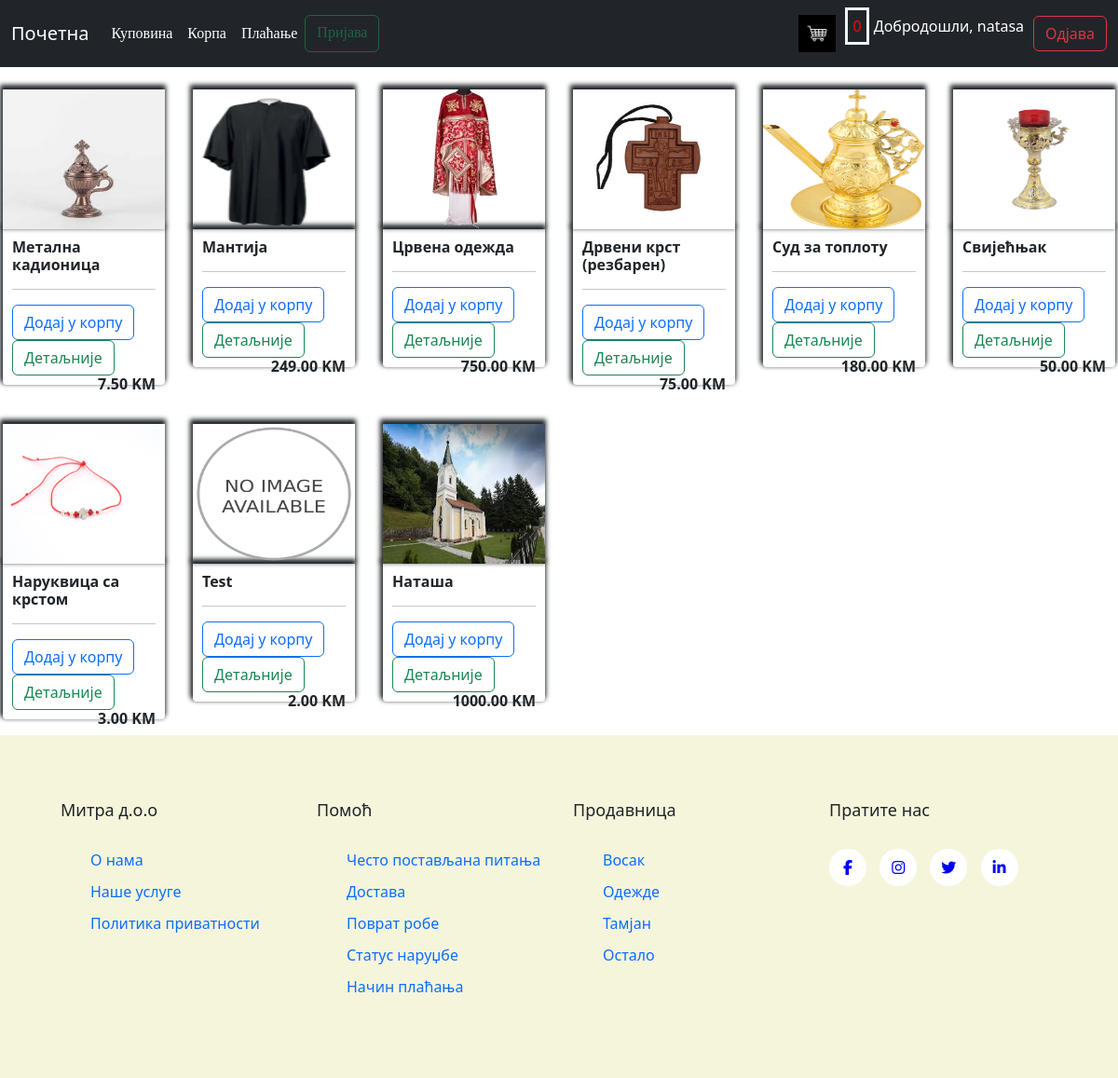
The page /store/ (signed in) on the database its author committed.
### store/models.py (models this page shows, shortened)
class Product(models.Model):
    name = models.CharField(max_length=200, null=True)
    price = models.FloatField()
    digital = models.BooleanField(default=False, null=True, blank=True)
    image = models.ImageField(null=True, blank=True)

### store/views.py (the view)
# urls.py: path('', include('store.urls')),
def store(request):
    products = Product.objects.all()
    context = {'products':products}
    return render(request, 'store/store.html', context)

### store/templates/store/store.html
{%extends 'store/base.html'%}
{%load static%}
{%block content%}
<div class="row">
    {%for product in products%}
    <div class="col-lg-2" style="padding-left: 15px; padding-right: 15px;">
        <br>
        {%if product.image%}
        <img class="thumbnail" src="{{product.image.url}}">
        {%else%}
        <img class="thumbnail" src="{%static 'images/no_image.png'%}">
        {%endif%}
        <div class="box-element product">
            <h6><strong>{{product.name}}</strong></h6>
            <hr>
            <button data-product="{{product.id}}" data-action="add" class="btn btn-outline-primary add-btn update-cart">Додај у корпу</button>
            <a class="btn btn-outline-success" href="#">Детаљније</a>
            <h4 style="float: right; font-size: medium;"><strong>{{product.price|floatformat:2}} KM</strong></h4>
        </div>
    </div>
    {%endfor%}
</div>
{%endblock content%}

### store/templates/store/base.html (shortened to what this page needs)
<!DOCTYPE html>
{%load static%}
<html>
    <head>
        <link rel="stylesheet" href="https://cdn.jsdelivr.net/npm/bootstrap@5.3.2/dist/css/bootstrap.min.css">
        <link rel="stylesheet" type="text/css" href="{%static 'css/main.css'%}">
        <link rel="stylesheet" type="text/css" href="{%static 'css/footer.css'%}">
        <link rel="stylesheet" type="text/css" href="{%static 'css/cart.css'%}">
        <link rel="stylesheet" type="text/css" href="{%static 'css/checkout.css'%}">
        <link rel="stylesheet" href="https://cdnjs.cloudflare.com/ajax/libs/font-awesome/6.5.2/css/all.min.css">
    </head>
    <body>
        <nav class="navbar navbar-expand-lg navbar-dark bg-dark";">
            <div class="container-fluid">
                <a class="navbar-brand" href="{%url 'home'%}">Почетна</a>
                <div class="collapse navbar-collapse" id="navbarSupportedContent">
                    <div class="navbar-nav me-auto mb-2 mb-lg-0">
                        <li class="nav-item">
                            <a class="nav-link active" aria-current="page" href="{%url 'store'%}">Куповина</a>
                        </li>
                      <li class="nav-item">
                        {%if user.is_authenticated%}
                        <a class="nav-link active" aria-current="page" href="{%url 'cart'%}">Корпа</a>
                        {%else%}
                        <a class="nav-link disabled" aria-current="page" href="{%url 'cart'%}">Корпа</a>
                        {%endif%}
                      </li>
                      <li class="nav-item">
                        {%if user.is_authenticated%}
                        <a class="nav-link active" aria-current="page" href="{%url 'checkout'%}">Плаћање</a>
                        {%else%}
                        <a class="nav-link disabled" aria-current="page" href="{%url 'checkout'%}">Плаћање</a>
                        {%endif%}
                      </li>
                      {%if user.is_authenticated%}
                        <a class="btn btn-outline-success disabled" href="{%url 'login'%}" >Пријава</a></p>
                        {%else%}
                        <a class="btn btn-outline-success active" href="{%url 'login'%}" >Пријава</a></p>
                        {%endif%}
            </div>
            {%if user.is_authenticated%}
            <a href="{%url 'cart'%}">
                <img id="cart-icon" src="{%static 'images/cart.jpg'%}" height="40" width="40" style="margin-right: 10px;">
                </a>
                <p style="color: red;margin-right:5px;padding: 5px; border-style:solid; border-color: aliceblue;" id="cart-total">0</p>
            {%endif%}
            {%if user.is_authenticated%}
            <p style="color: white;">Добродошли, {{user.username }} </p>
            {%endif%}
            {%if user.is_authenticated%}
            <a href="{%url 'odjava'%}" class="btn btn-outline-danger" style="margin-left: 10px;">Одјава</a></p >
            {%endif%}
            </div>
                </div>
        </nav>
        {%block content%}
        {%endblock content%}
        <footer class="footer";">
            <div class="container">
                <div class="row">
                    <div class="footer-col">
                        <h4>Митра д.о.о</h4>
                        <ul>
                            <li><a href="#">О нама</a></li>
                            <li><a href="#">Наше услуге</a></li>
                            <li><a href="#">Политика приватности</a></li>
                        </ul>
                    </div>
                    <div class="footer-col">
                        <h4>Помоћ</h4>
                        <ul>
                            <li><a href="#">Често постављанa питања</a></li>
                            <li><a href="#">Достава</a></li>
                            <li><a href="#">Поврат робе</a></li>
                            <li><a href="#">Статус наруџбе</a></li>
                            <li><a href="#">Начин плаћања</a></li>
                        </ul>
                    </div>
                    <div class="footer-col">
                        <h4>Продавница</h4>
                        <ul>
                            <li><a href="#">Восак</a></li>
                            <li><a href="#">Одежде</a></li>
                            <li><a href="#">Тамјан</a></li>
                            <li><a href="#">Остало</a></li>
                        </ul>
                    </div>
                    <div class="footer-col">
                        <h4>Пратите нас</h4>
                        <div class="social-links">
                            <a href="http://facebook.com/crkva.reljevo"><i class="fab fa-facebook-f"></i></a>
                            <a href="http://instagram.com"><i class="fab fa-instagram"></i></a>
                            <a href="http://twitter.com"><i class="fab fa-twitter"></i></a>
                            <a href="http://linkedin.com"><i class="fab fa-linkedin-in"></i></a>
                        </div>
                    </div>
                </div>
            </div>
        </footer>
    </body>
</html>

### static/css/main.css (style rules this page uses)
.navbar-nav { font-family: Cambria, Cochin, Georgia, Times, 'Times New Roman', serif; }
.box-element { box-shadow: hsl(0, 0%, 80%) 0 0 16px; border-radius: 4px; background-color: #fff; padding: 10px; box-shadow: -1px -3px 5px 2px; }
.product { border-radius: 0 0 4px 4px; }
.thumbnail { width: 100%; height: 150px; box-shadow: -1px -3px 5px 2px; }

### static/css/footer.css (style rules this page uses)
.container { max-width: 1100px; margin: auto; }
.row { display: flex; flex-wrap: wrap; }
ul { list-style: none; }
.footer { background-color:beige; padding: 70px 0; }
.footer-col { width: 25%; padding: 0 15px; }
.footer-col h4 { font-size: 18px; margin-bottom: 30px; }
.footer-col ul li a { font-size: 16px; text-decoration: none; display: block; }
.footer-col ul li:not(:last-child) { margin-bottom: 10px; }
.footer-col .social-links a { display: inline-block; height: 40px; width: 40px; background-color: white; margin: 0 10px 10px 0; text-align: center; line-height: 40px; border-radius: 50%; color: blue }

### rows shown on the page
Product: image (picture), name "Метална кадионица", price "7.50"
Product: image (picture), name "Мантија", price "249.00"
Product: image (picture), name "Црвена одежда", price "750.00"
Product: image (picture), name "Дрвени крст (резбарен)", price "75.00"
Product: image (picture), name "Суд за топлоту", price "180.00"
Product: image (picture), name "Свијећњак", price "50.00"
Product: image (picture), name "Наруквица са крстом", price "3.00"
Product: name "Test", price "2.00"
Product: image (picture), name "Наташа", price "1000.00"

### other values the page prints
{{ user.username }} "natasa"
